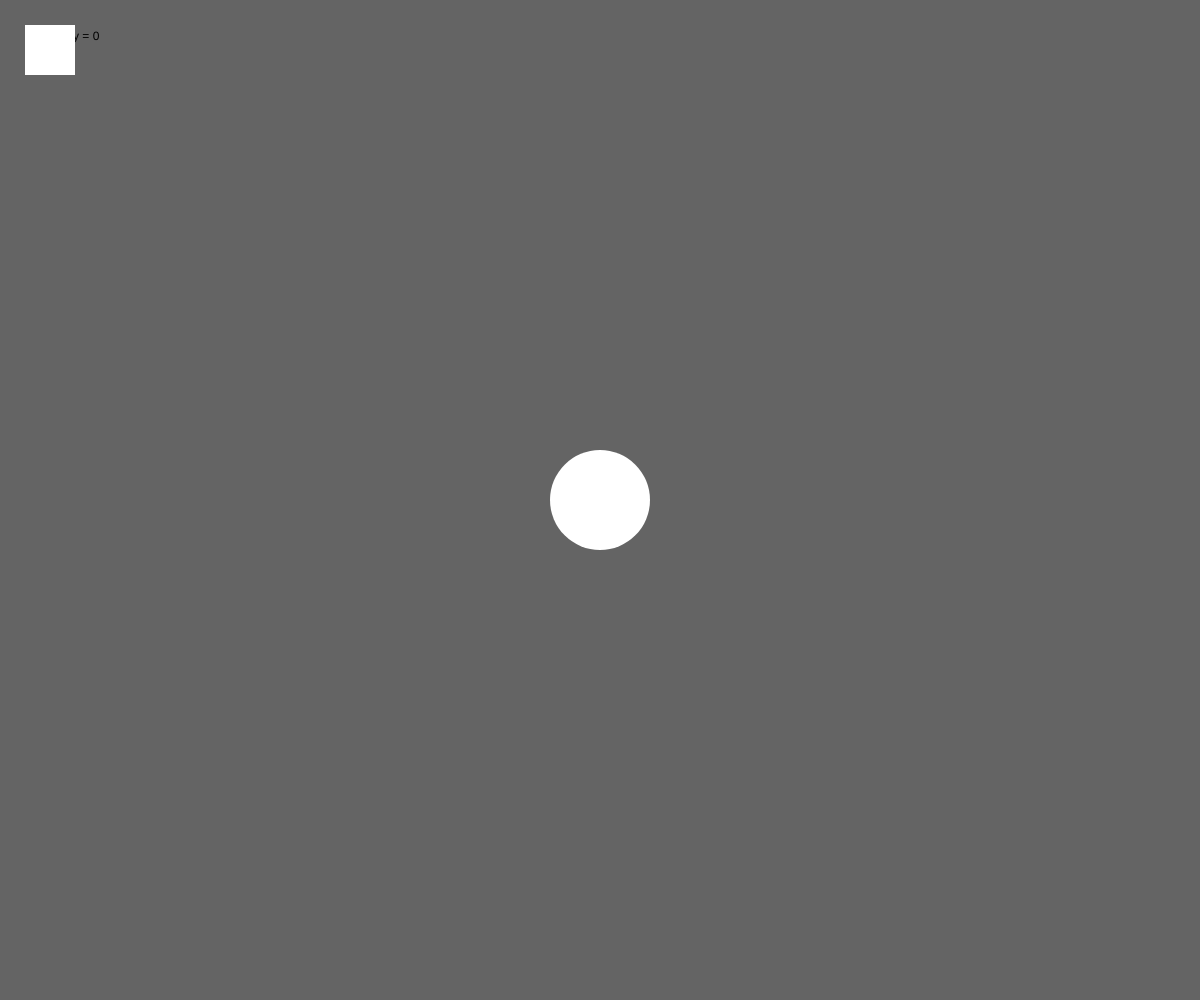
Frame 1 (no input)
Frame 60 (no input): identical to frame 1, image omitted
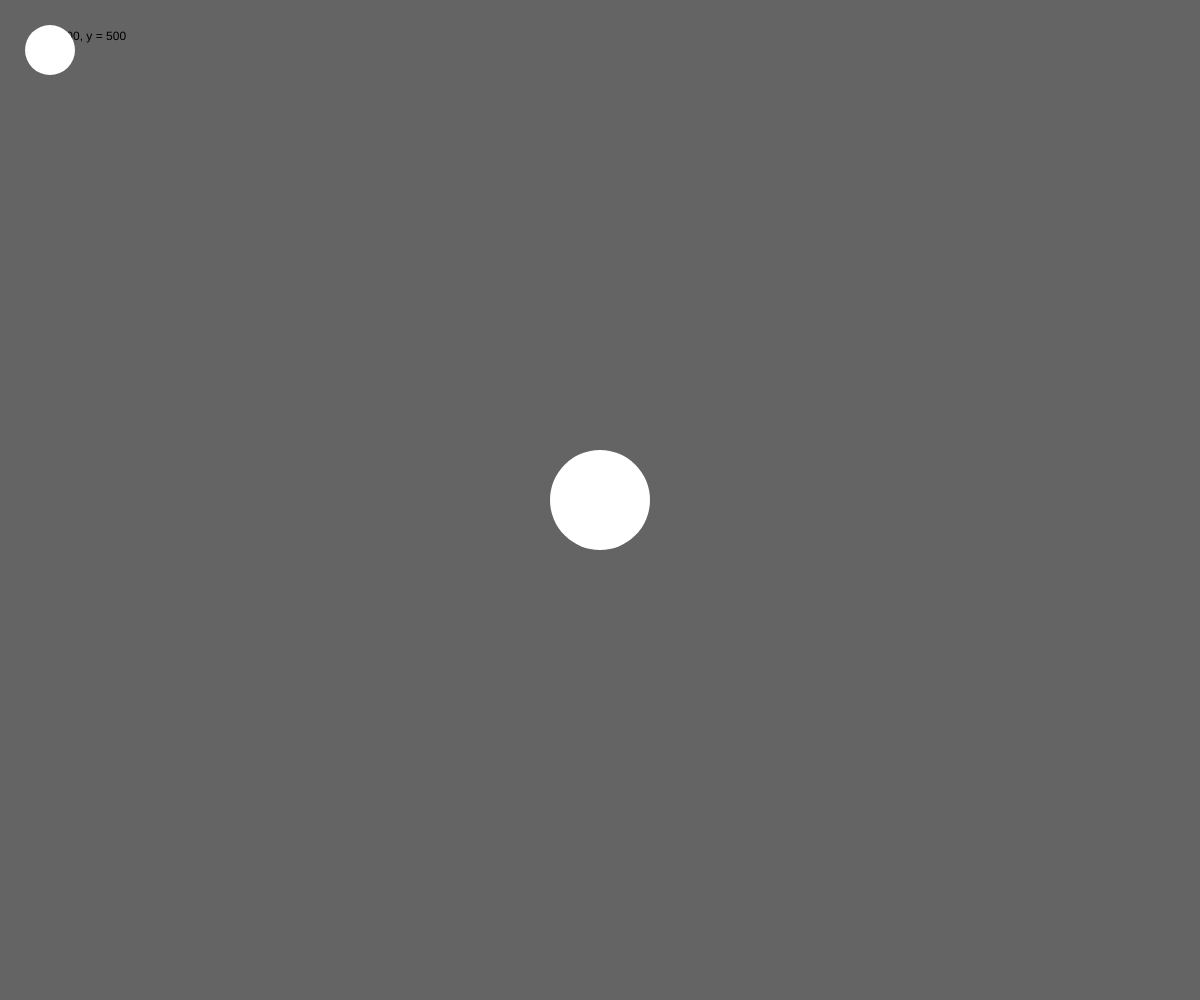
Frame 120 (the mouse pressed at the canvas centre since frame 60)

The p5.js sketch that drew these frames (run headless with seeded random() and noise() and a simulated clock; from frame 60 on, the mouse is pressed at the canvas centre):

// p5.js sketch
// ── sketch.js
function setup() {
  createCanvas(windowWidth, windowHeight);
  noStroke(); //camel notation, second word is capitalized
}

function draw() {
  background(100);
   text("x = " + mouseX + ", y = " + mouseY, 40, 40) ;
  ellipse(width/2, height/2, 100,100);

  if (mouseIsPressed){
    ellipse(50,50,50,50);
  } else{
    rect(25,25,50,50);
  } //if the mouse is pressed, use this code, if not, other code's running
}

function mouseReleased(){
  console.log(mouseX + ',' + mouseY,);
}
